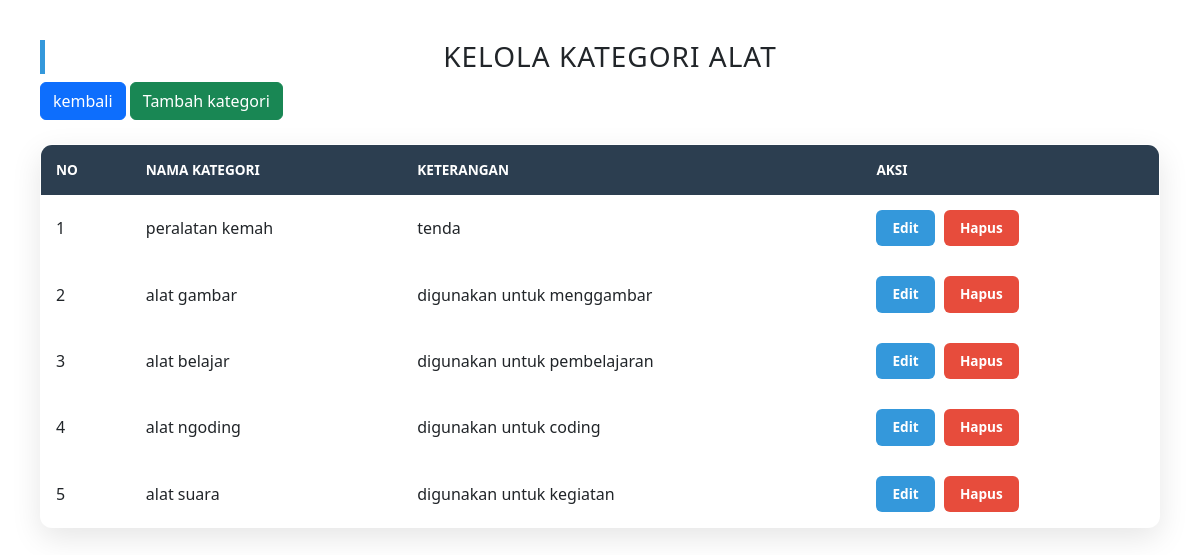
Screenshot of /view/v_kategori.php (signed in) with the database file from the repository.
### tables this page shows
CREATE TABLE `kategori` (
  `id_kategori` int NOT NULL,
  `nama_kategori` varchar(50) DEFAULT NULL,
  `keterangan_kategori` varchar(70) NOT NULL
);

### model/m_kategori.php (called while the page is built, shortened)
<?php
class m_kategori {
    private $db;
    public function __construct($db_connection) {
        $this->db = $db_connection;
    }
    public function tampil_data() {
        $sql = "SELECT id_kategori, nama_kategori, keterangan_kategori FROM kategori";
        $query = mysqli_query($this->db, $sql);
        $result = [];
        if ($query && mysqli_num_rows($query) > 0) {
            while ($data = mysqli_fetch_object($query)) {
                $result[] = $data;
            }
        }
        return $result;
    }
}

### view/v_kategori.php (the view, shortened to what this page needs)
<?php
include_once '../controller/c_kategori.php';
?>
<!DOCTYPE html>
<html lang="id">
<head>
    <link rel="stylesheet" href="../asset/style_kategori.css">
    <link href="https://cdn.jsdelivr.net/npm/bootstrap@5.3.8/dist/css/bootstrap.min.css" rel="stylesheet">
</head>
<body>
    <h3><center>Kelola Kategori Alat</h3>
    <a href="v_tampilan_user.php" class="btn btn-primary">kembali</a>
    <a href="../view/v_tambah_kategori.php" class="btn btn-success"> Tambah kategori</a>
    <br><br>
    <table border="1" width="100%" cellpadding="10">
        <thead>
            <tr>
                <th>No</th>
                <th>Nama Kategori</th>
                <th>Keterangan</th>
                <th>Aksi</th>
            </tr>
        </thead>
        <tbody>
            <?php
            $no = 1;
            if (!empty($data_kategori)) :
                foreach($data_kategori as $kat) :
            ?>
            <tr>
                <td><?= $no++; ?></td>
                <td><?= htmlspecialchars($kat->nama_kategori); ?></td>
                <td><?= htmlspecialchars($kat->keterangan_kategori); ?></td>
                <td>
                    <a href="../controller/c_kategori.php?aksi=edit&id=<?= $kat->id_kategori; ?>"  class="button">Edit</a>
                    <a href="../controller/c_kategori.php?aksi=hapus&id=<?= $kat->id_kategori; ?>" onclick="return confirm('Hapus?')" class="buton">Hapus</a>
                </td>
            </tr>
            <?php endforeach; else : ?>
            <tr><td colspan="4" align="center">Data Kosong</td></tr>
            <?php endif; ?>
        </tbody>
    </table>
</body>
</html>

### asset/style_kategori.css (style rules this page uses)
body { font-family: 'Inter', sans-serif; background-color: #f4f7f6; margin: 0; padding: 40px; color: #333; }
h3 { color: #2c3e50; text-transform: uppercase; letter-spacing: 1px; border-left: 5px solid #3498db; padding-left: 15px; margin-bottom: 20px; }
table { width: 100%; border-collapse: collapse; background: white; border-radius: 12px; overflow: hidden; box-shadow: 0 10px 30px rgba(0,0,0,0.1); }
thead { background: #2c3e50; color: #ffffff; }
th { padding: 15px; text-align: left; font-weight: 600; text-transform: uppercase; font-size: 0.85rem; }
td { padding: 15px; border-bottom: 1px solid #eee; vertical-align: middle; }
tbody tr:last-child td { border-bottom: none; }
.button, .buton { text-decoration: none; padding: 8px 16px; border-radius: 6px; font-size: 0.85rem; font-weight: 600; display: inline-block; transition: all 0.3s ease; }
.button { background-color: #3498db; color: white; margin-right: 5px; }
.buton { background-color: #e74c3c; color: white; }

### rows the page displays
kategori: nama_kategori "peralatan kemah", keterangan_kategori "tenda"
kategori: nama_kategori "alat gambar", keterangan_kategori "digunakan untuk menggambar"
kategori: nama_kategori "alat belajar", keterangan_kategori "digunakan untuk pembelajaran"
kategori: nama_kategori "alat ngoding", keterangan_kategori "digunakan untuk coding"
kategori: nama_kategori "alat suara", keterangan_kategori "digunakan untuk kegiatan"
